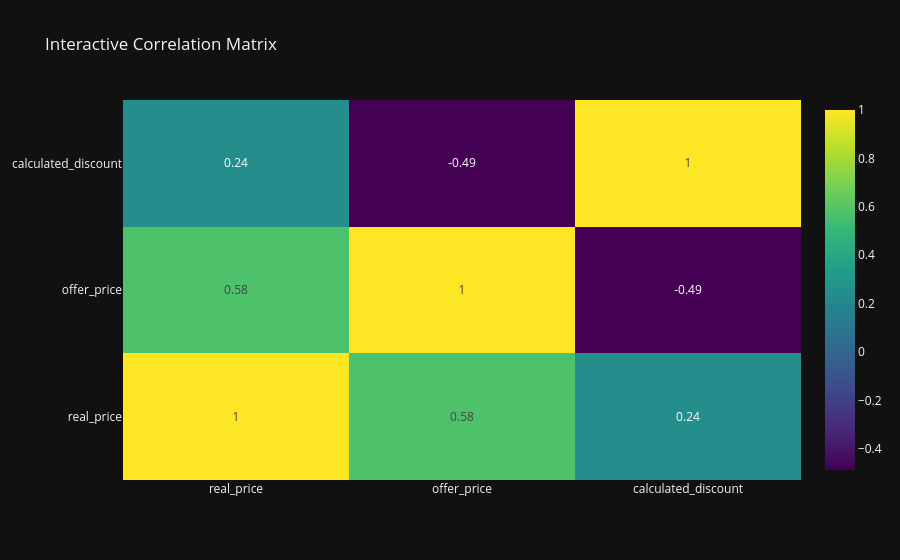

Notebook code cell kept with this figure:
### Code cell
import plotly.graph_objects as go
import plotly.express as px
corr = df3[['real_price','offer_price','calculated_discount']].corr()

fig = go.Figure(data=go.Heatmap(
        z=corr.values,
        x=corr.columns,
        y=corr.columns,
        colorscale='Viridis',
        text=corr.round(2),
        texttemplate="%{text}",
        hoverongaps=False))

fig.update_layout(
    title="Interactive Correlation Matrix",
    template="plotly_dark"
)

fig.show()

### Figure 1 — Plotly figure (JSON) as saved in the notebook; plotly's stock layout.template omitted (floating-point values rounded to 4 significant figures)
{"data": [{"colorscale": [[0, "#440154"], [0.1111, "#482878"], [0.2222, "#3e4989"], [0.3333, "#31688e"], [0.4444, "#26828e"], [0.5556, "#1f9e89"], [0.6667, "#35b779"], [0.7778, "#6ece58"], [0.8889, "#b5de2b"], [1, "#fde725"]], "hoverongaps": false, "text": [[1, 0.58, 0.24], [0.58, 1, -0.49], [0.24, -0.49, 1]], "texttemplate": "%{text}", "type": "heatmap", "x": ["real_price", "offer_price", "calculated_discount"], "y": ["real_price", "offer_price", "calculated_discount"], "z": [[1, 0.5757, 0.2438], [0.5757, 1, -0.4867], [0.2438, -0.4867, 1]]}], "layout": {"autosize": true, "title": {"text": "Interactive Correlation Matrix"}, "xaxis": {"autorange": true, "range": [-0.5, 2.5], "type": "category"}, "yaxis": {"autorange": true, "range": [-0.5, 2.5], "type": "category"}}}
